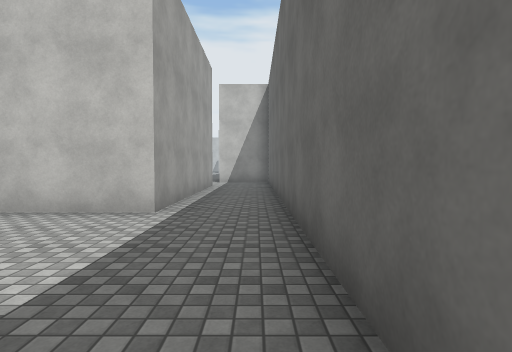
view 1 (above)

24 first-person views from a walk through a scene from a Unity 3-D project. The camera is 1.4 m above the floor, tilts 2° down and sees 80° across. The floor is counted in squares, 2 m on a side. Each view is taken from the middle of a square. On the plan, view 1 faces up. The plan holds only what a view shows up to about 10 squares ahead; the rest is blank. The place goes on beyond the plan. The player is left out. Surface patterns are stand-ins for the level's own textures.

view 2
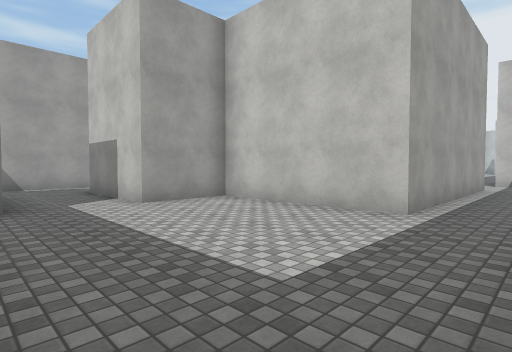

view 3
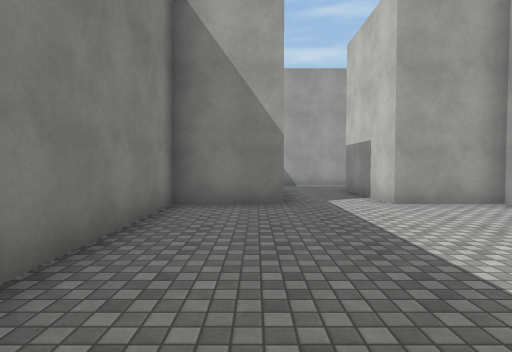

view 4
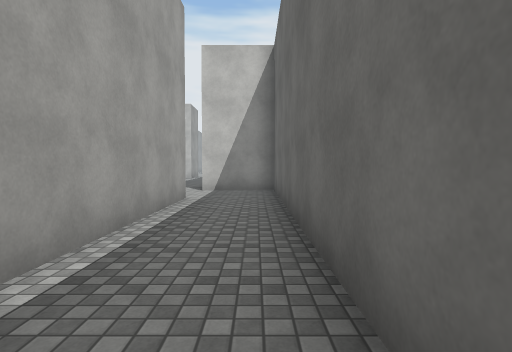

view 5
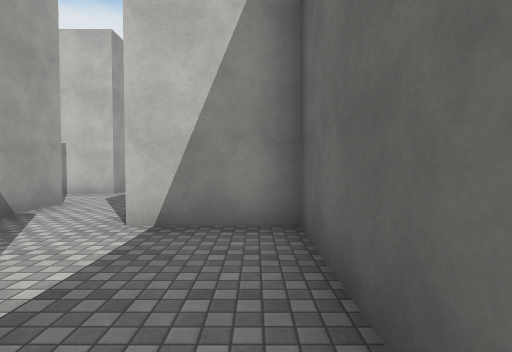

view 6
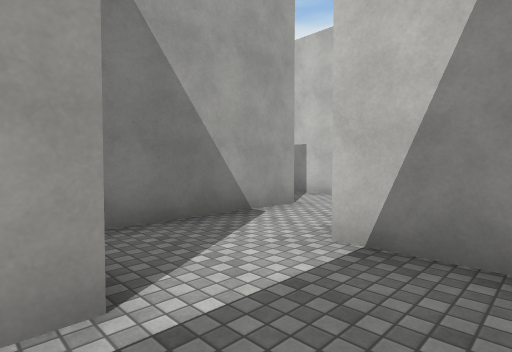

view 7
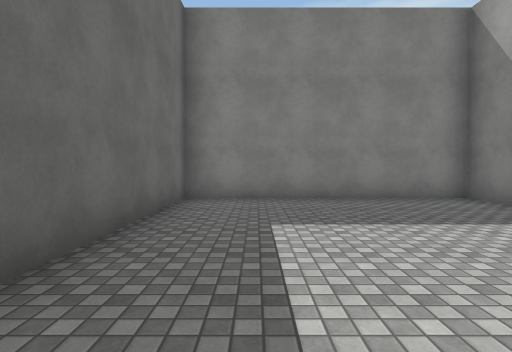

view 8
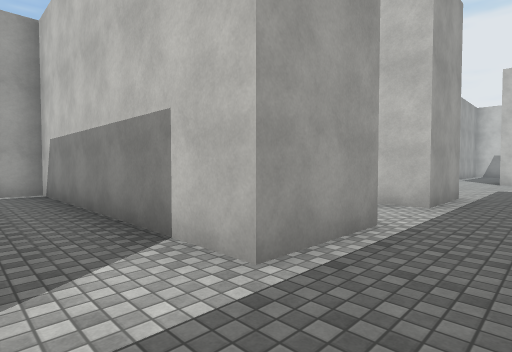

view 9
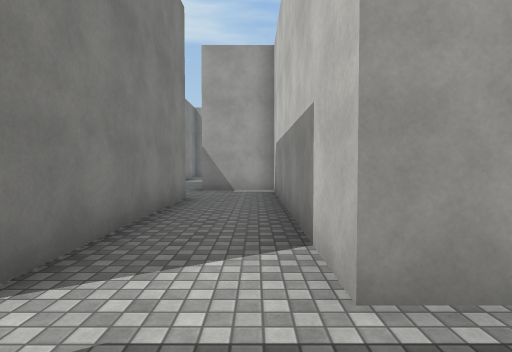

view 10
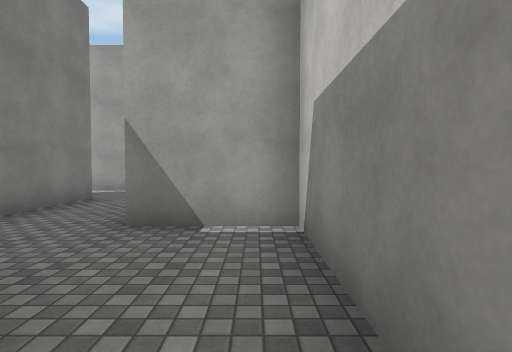

view 11
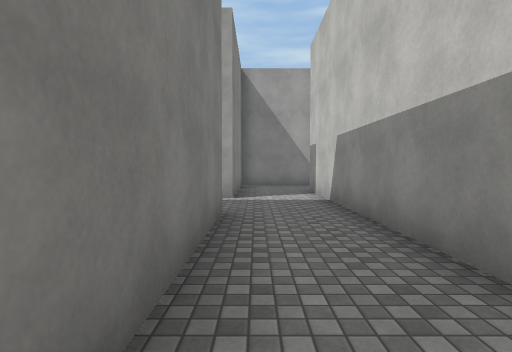

view 12
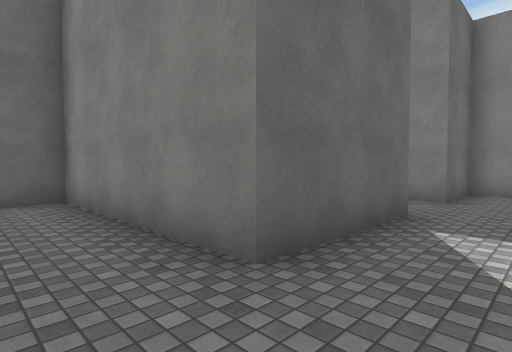

view 13
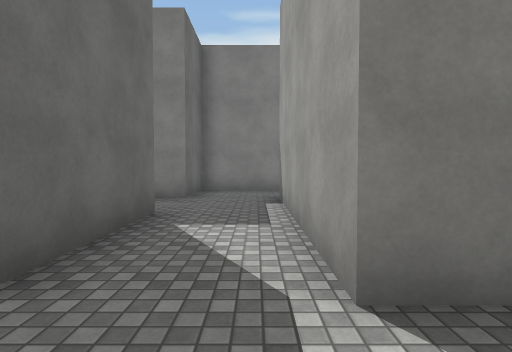

view 14
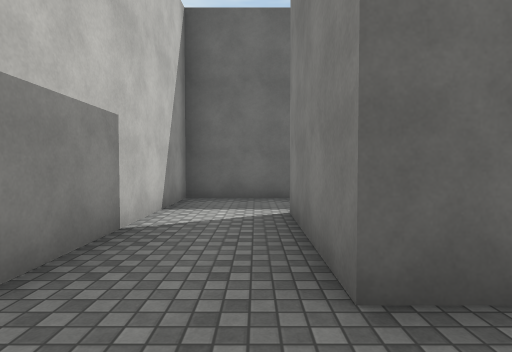

view 15
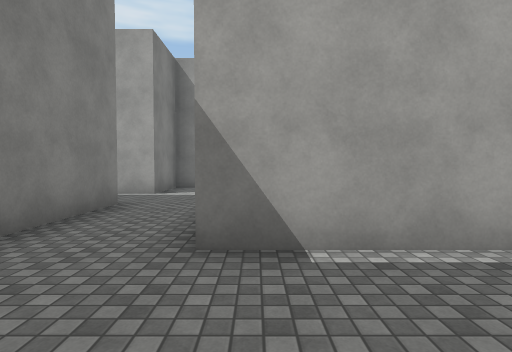

view 16
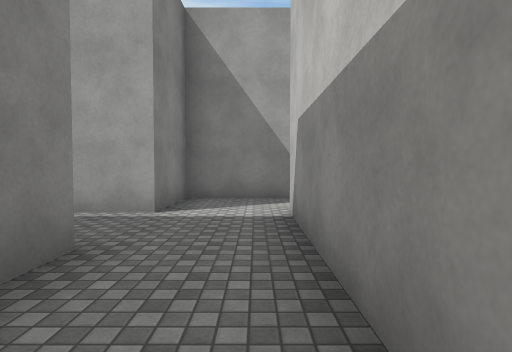

view 17
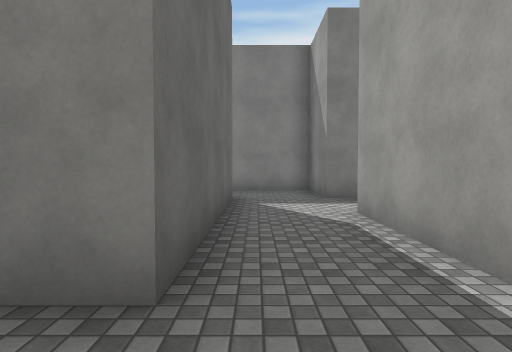

view 18
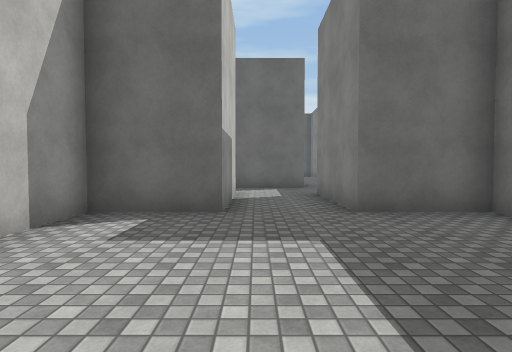

view 19
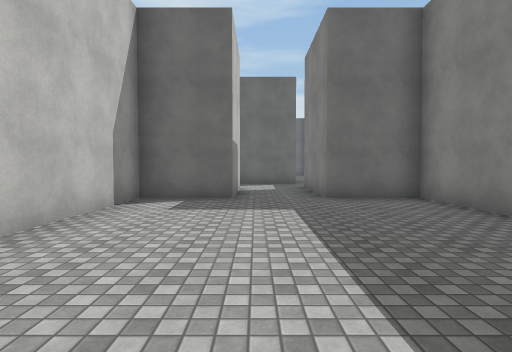

view 20
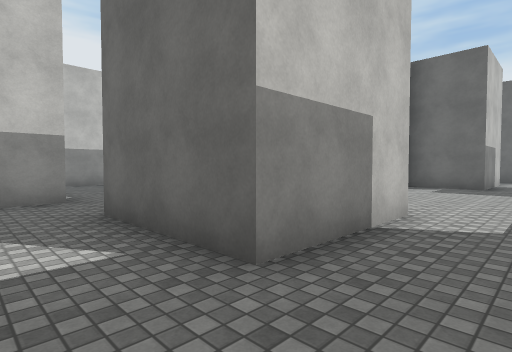

view 21
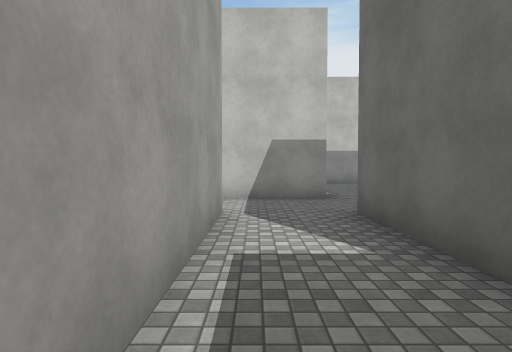

view 22
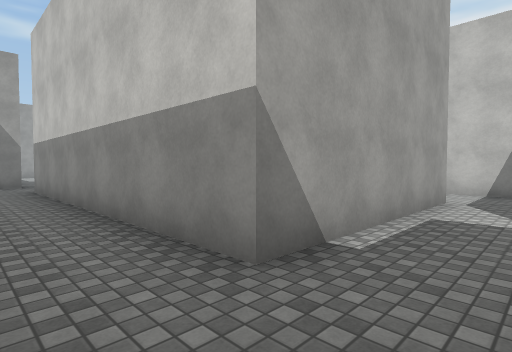

view 23
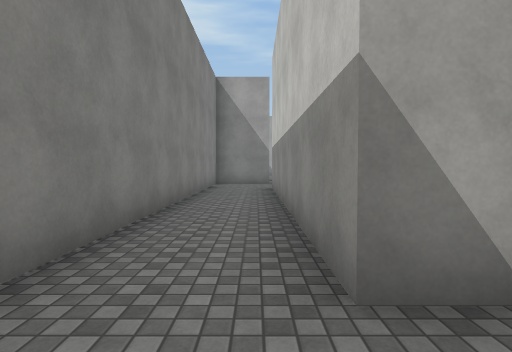

view 24
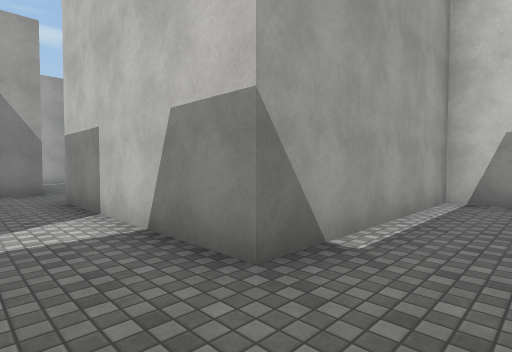

### Floor plan
Points are (right, up) in squares from view 1. A wall is a line through its corners. A room is listed if a view was taken in it or the views show most of it. See-through windows are left out.
Room 1 (views 1, 2, 3, 4, 5, 6, 7)
walls: (-5.5, 0.6) (-5.5, -1.5) (0.5, -1.5) (0.5, 12.5) (-1.5, 12.5); (-1.5, 10.6) (-1.5, 4.5) (-5.5, 4.5) (-5.5, 2.5); (-3.5, 12.6) (-3.5, 11.1)
ways out: opening at (-6, 1.5) to room 2; opening at (-2.5, 13.5) to room 2
Room 2 (views 8, 9, 10, 11, 12, 13, 14, 15, 16, 17, 18, 19, 20, 21, 22, 23, 24)
walls: (-22.5, 7.8) (-22.5, 5.5) (-20.5, 5.5) (-20.5, 2.5) (-23.5, 2.5) (-23.5, 4.5) (-27.1, 4.5); (-16.5, 7.5) (-20.5, 7.5); (-18.5, 0.4) (-18.5, 5.5) (-13.5, 5.5) (-13.5, 7.5) (-10.5, 7.5); (-15.5, 12.5) (-15.5, 7.5); (-29.4, 2.5) (-32.5, 2.5) (-32.5, 5.5); (-13.5, 9.4) (-13.5, 12.5) (-8.5, 12.5) (-8.5, 13.5); (-25.9, -1.5) (-23.5, -1.5) (-23.5, 0.5) (-20.5, 0.5) (-20.5, -1.5) (-18.2, -1.5); (-31.5, 12.5) (-32.5, 12.5) (-32.5, 7.5) (-37.5, 7.5); (-10.5, 3.1) (-10.5, 0.9); (-34.5, 5.5) (-34.5, 0.5) (-40.5, 0.5); (-8.5, 7.2) (-8.5, 9.5) (-13.2, 9.5); (-10.7, 14.5) (-15.6, 14.5); (-8.5, 14.5) (-3.8, 14.5); (-5.5, 2.5) (-8.5, 2.5); (-39.5, 7.6) (-39.5, 6.6); (-3.5, 14.6) (-3.5, 12.6); (-40.5, -1.5) (-34.7, -1.5); (-3.5, 16.5) (-10.5, 16.5) (-10.5, 14.5)
ways out: opening at (-6, 1.5) to room 1; opening at (-2.5, 13.5) to room 1; opening at (-16.5, 13.5); opening at (-2.5, 17.5)

Where each view was taken, in squares from view 1:
view 1: 0 up, 0 right, facing up
view 2: 0 up, 0 right, facing up-left
view 3: 0 up, 0 right, facing left
view 4: 4 up, 0 right, facing up
view 5: 9 up, 0 right, facing up
view 6: 10 up, 0 right, facing up-left
view 7: 5 up, 1 left, facing down
view 8: 15 up, 2 left, facing up-left
view 9: 16 up, 2 left, facing left
view 10: 16 up, 7 left, facing left
view 11: 13 up, 9 left, facing left
view 12: 14 up, 15 left, facing down-right
view 13: 14 up, 15 left, facing down
view 14: 8 up, 15 left, facing right
view 15: 8 up, 13 left, facing left
view 16: 7 up, 16 left, facing left
view 17: 7 up, 19 left, facing down
view 18: 2 up, 28 left, facing right
view 19: 2 up, 30 left, facing right
view 20: 1 up, 34 left, facing up-right
view 21: 1 up, 34 left, facing up
view 22: 1 down, 33 left, facing up-left
view 23: 0 up, 33 left, facing left
view 24: 6 up, 31 left, facing up-left
